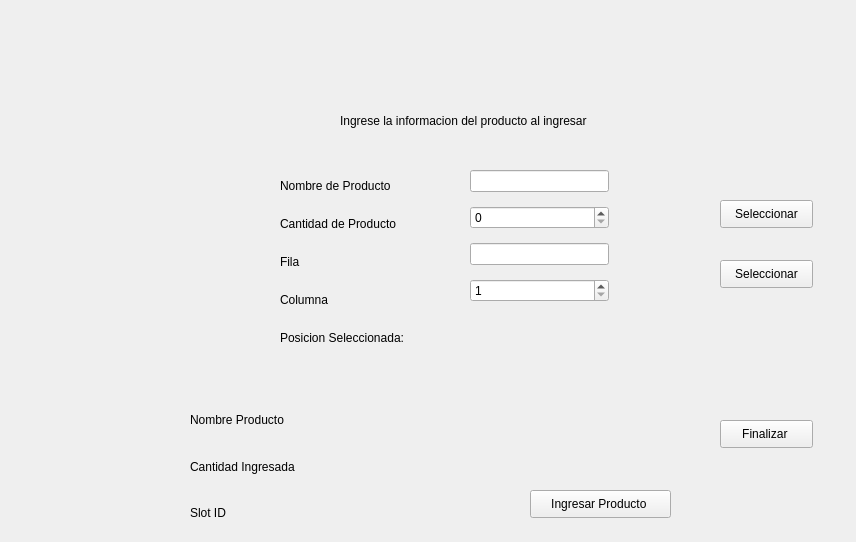
      <widget class="QWidget" name="AdministratorIngreso">
       <widget class="QPushButton" name="pushButton_5">
        <property name="geometry">
         <rect>
          <x>720</x>
          <y>420</y>
          <width>93</width>
          <height>28</height>
         </rect>
        </property>
        <property name="text">
         <string>Finalizar </string>
        </property>
       </widget>
       <widget class="QLabel" name="label_12">
        <property name="geometry">
         <rect>
          <x>340</x>
          <y>100</y>
          <width>321</width>
          <height>41</height>
         </rect>
        </property>
        <property name="text">
         <string>Ingrese la informacion del producto al ingresar</string>
        </property>
       </widget>
       <widget class="QWidget" name="layoutWidget">
        <property name="geometry">
         <rect>
          <x>280</x>
          <y>170</y>
          <width>178</width>
          <height>184</height>
         </rect>
        </property>
        <layout class="QGridLayout" name="gridLayout_3">
         <item row="1" column="0">
          <widget class="QLabel" name="label_7">
           <property name="styleSheet">
            <string notr="true">font: 75 12pt &quot;MS Serif&quot;;</string>
           </property>
           <property name="text">
            <string>Cantidad de Producto</string>
           </property>
          </widget>
         </item>
         <item row="3" column="0">
          <widget class="QLabel" name="label_11">
           <property name="styleSheet">
            <string notr="true">font: 75 12pt &quot;MS Serif&quot;;</string>
           </property>
           <property name="text">
            <string>Columna</string>
           </property>
          </widget>
         </item>
         <item row="0" column="0">
          <widget class="QLabel" name="label_9">
           <property name="styleSheet">
            <string notr="true">font: 75 12pt &quot;MS Serif&quot;;</string>
           </property>
           <property name="text">
            <string>Nombre de Producto</string>
           </property>
          </widget>
         </item>
         <item row="2" column="0">
          <widget class="QLabel" name="label_10">
           <property name="styleSheet">
            <string notr="true">font: 75 12pt &quot;MS Serif&quot;;</string>
           </property>
           <property name="text">
            <string>Fila</string>
           </property>
          </widget>
         </item>
         <item row="4" column="0">
          <widget class="QLabel" name="label_27">
           <property name="text">
            <string>Posicion Seleccionada:</string>
           </property>
          </widget>
         </item>
        </layout>
       </widget>
       <widget class="QWidget" name="layoutWidget">
        <property name="geometry">
         <rect>
          <x>470</x>
          <y>162</y>
          <width>139</width>
          <height>151</height>
         </rect>
        </property>
        <layout class="QGridLayout" name="gridLayout_5">
         <item row="1" column="0">
          <widget class="QSpinBox" name="PCantidad">
           <property name="minimum">
            <number>0</number>
           </property>
           <property name="maximum">
            <number>5</number>
           </property>
          </widget>
         </item>
         <item row="0" column="0">
          <widget class="QLineEdit" name="PName">
           <property name="tabletTracking">
            <bool>true</bool>
           </property>
           <property name="inputMethodHints">
            <set>Qt::ImhUppercaseOnly</set>
           </property>
          </widget>
         </item>
         <item row="2" column="0">
          <widget class="QLineEdit" name="PFila">
           <property name="inputMethodHints">
            <set>Qt::ImhEmailCharactersOnly|Qt::ImhUppercaseOnly</set>
           </property>
          </widget>
         </item>
         <item row="4" column="0">
          <widget class="QSpinBox" name="PColumna">
           <property name="minimum">
            <number>1</number>
           </property>
           <property name="maximum">
            <number>5</number>
           </property>
          </widget>
         </item>
        </layout>
       </widget>
       <widget class="QPushButton" name="SeleccionarCantidad">
        <property name="geometry">
         <rect>
          <x>720</x>
          <y>200</y>
          <width>93</width>
          <height>28</height>
         </rect>
        </property>
        <property name="text">
         <string>Seleccionar</string>
        </property>
       </widget>
       <widget class="QPushButton" name="SeleccionarPosicion">
        <property name="geometry">
         <rect>
          <x>720</x>
          <y>260</y>
          <width>93</width>
          <height>28</height>
         </rect>
        </property>
        <property name="text">
         <string>Seleccionar</string>
        </property>
       </widget>
       <widget class="QLabel" name="SlotName">
        <property name="geometry">
         <rect>
          <x>320</x>
          <y>410</y>
          <width>111</width>
          <height>16</height>
         </rect>
        </property>
        <property name="text">
         <string/>
        </property>
       </widget>
       <widget class="QLabel" name="SlotCantidad">
        <property name="geometry">
         <rect>
          <x>320</x>
          <y>450</y>
          <width>111</width>
          <height>21</height>
         </rect>
        </property>
        <property name="text">
         <string/>
        </property>
       </widget>
       <widget class="QPushButton" name="Verificacion">
        <property name="geometry">
         <rect>
          <x>530</x>
          <y>490</y>
          <width>141</width>
          <height>28</height>
         </rect>
        </property>
        <property name="text">
         <string>Ingresar Producto </string>
        </property>
       </widget>
       <widget class="QLabel" name="SlotPosition">
        <property name="geometry">
         <rect>
          <x>710</x>
          <y>310</y>
          <width>137</width>
          <height>85</height>
         </rect>
        </property>
        <property name="text">
         <string/>
        </property>
       </widget>
       <widget class="QLabel" name="SlotID">
        <property name="geometry">
         <rect>
          <x>330</x>
          <y>500</y>
          <width>111</width>
          <height>27</height>
         </rect>
        </property>
        <property name="text">
         <string/>
        </property>
       </widget>
       <widget class="QWidget" name="layoutWidget">
        <property name="geometry">
         <rect>
          <x>190</x>
          <y>400</y>
          <width>113</width>
          <height>133</height>
         </rect>
        </property>
        <layout class="QVBoxLayout" name="verticalLayout">
         <item>
          <widget class="QLabel" name="label_28">
           <property name="text">
            <string>Nombre Producto</string>
           </property>
          </widget>
         </item>
         <item>
          <widget class="QLabel" name="label_29">
           <property name="text">
            <string>Cantidad Ingresada</string>
           </property>
          </widget>
         </item>
         <item>
          <widget class="QLabel" name="label_30">
           <property name="text">
            <string>Slot ID</string>
           </property>
          </widget>
         </item>
        </layout>
       </widget>
      </widget>
